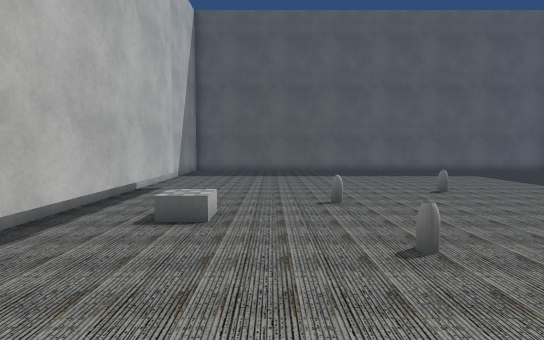
view 1 (above)

13 first-person views from a walk through a Unity game level. The camera is 1.4 m above the floor, tilts 4° down and sees 80° across. The floor is counted in squares, 1 m on a side. Each view is taken from the middle of a square. On the plan, view 1 faces up. The plan holds only what a view shows up to about 15 squares ahead; the rest is blank. The place goes on beyond the plan. Some surface patterns are stand-ins.

view 2
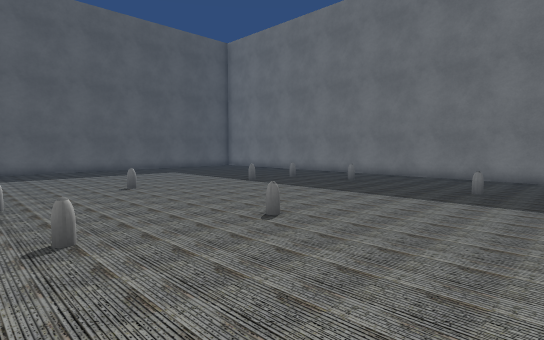

view 3
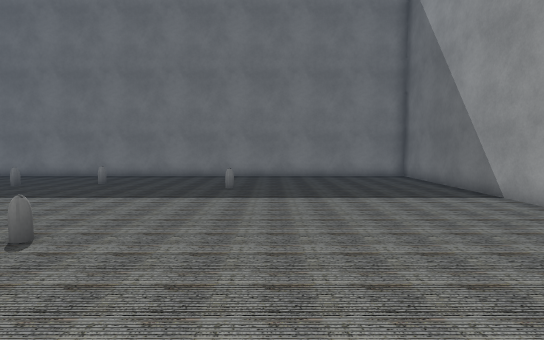

view 4
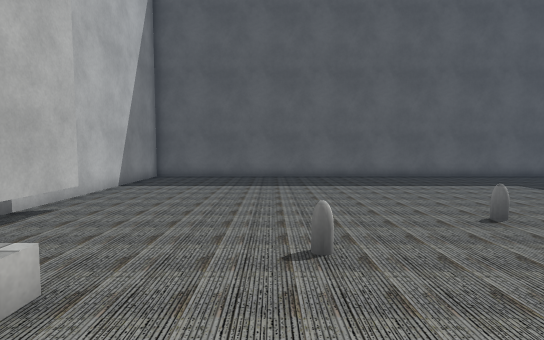

view 5
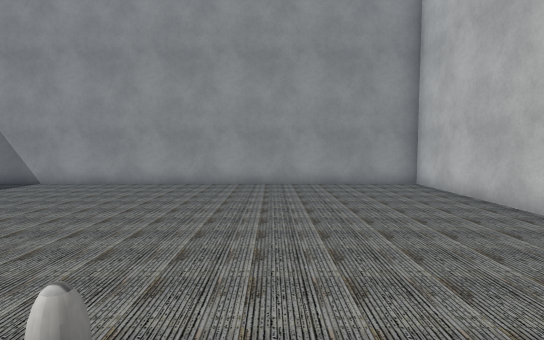

view 6
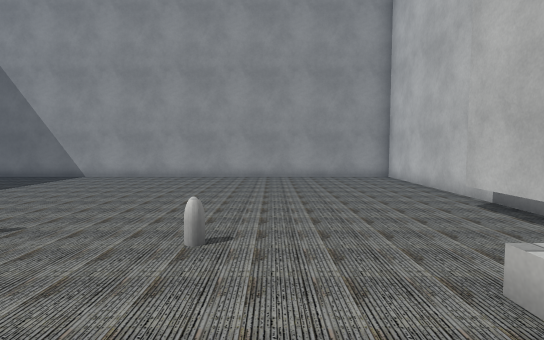

view 7
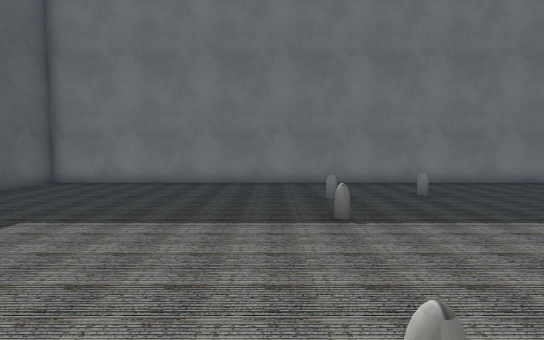

view 8
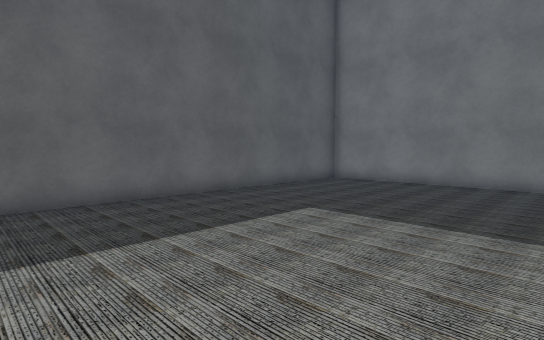

view 9
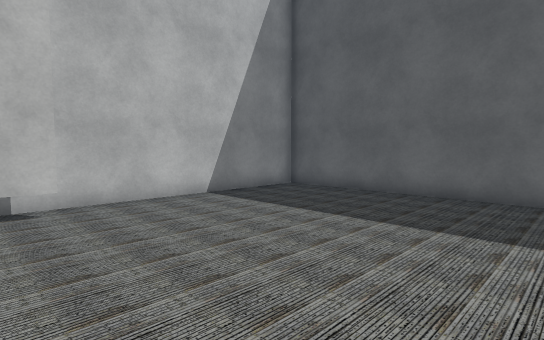

view 10
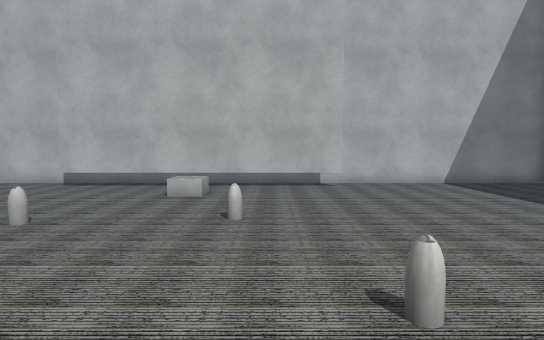

view 11
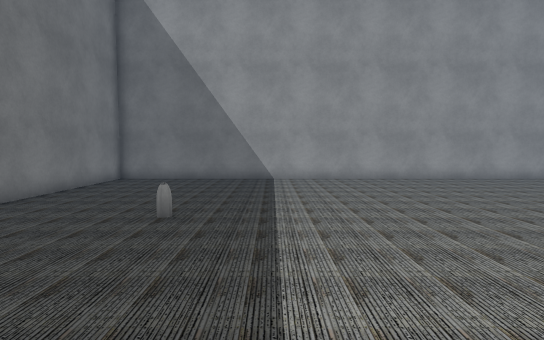

view 12
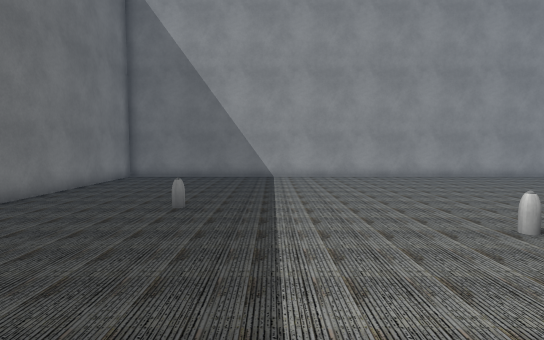

view 13
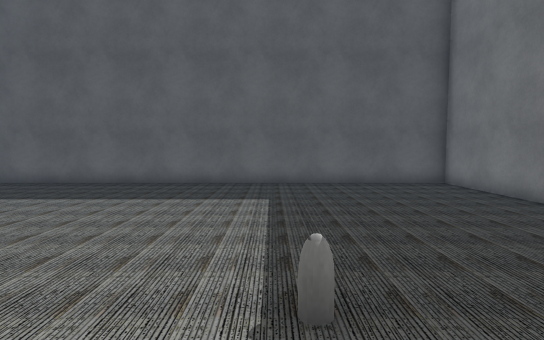

### Floor plan
Key: @ floor where view 1 was taken; # wall or solid block; . floor; = window, fence, low wall or low ledge; T thing the floor can be seen under or through; O other object.
Columns run from 5 left of view 1 to 17 right of it. Each row starts with its distance up from view 1.
 20 #######################
 19 #.....................#
 18 #.....................#
 17 #.....................#
 16 #.....................#
 15 #.....................#
 14 #.....................#
 13 #.....................#
 12 #.....................#
 11 #.T...................#
 10 #.T.......=....=......#
  9 #.T...............=...#
  8 #.T....=..............#
  7 #.T...................#
  6 #.TO..................#
  5 #.T...................#
  4 #.T....=...=..........#
  3 #.T...................#
  2 #.T...................#
  1 #................=....#
  0 #....@................#
 -1 #.....................#
 -2 #.....................#
 -3 #.....................#
 -4 #.....................#
 -5 #.....................#
 -6 #.....................#
 -7 #######################

Where each view was taken, in squares from view 1:
view 1: 0 up, 0 right, facing up
view 2: 1 down, 1 right, facing up-right
view 3: 0 up, 1 right, facing right
view 4: 4 up, 1 right, facing up
view 5: 6 up, 1 right, facing down
view 6: 9 up, 1 right, facing down
view 7: 11 up, 4 right, facing right
view 8: 11 up, 4 right, facing up-right
view 9: 10 up, 4 right, facing up-left
view 10: 9 up, 8 right, facing left
view 11: 8 up, 10 right, facing down
view 12: 9 up, 10 right, facing down
view 13: 7 up, 10 right, facing up
